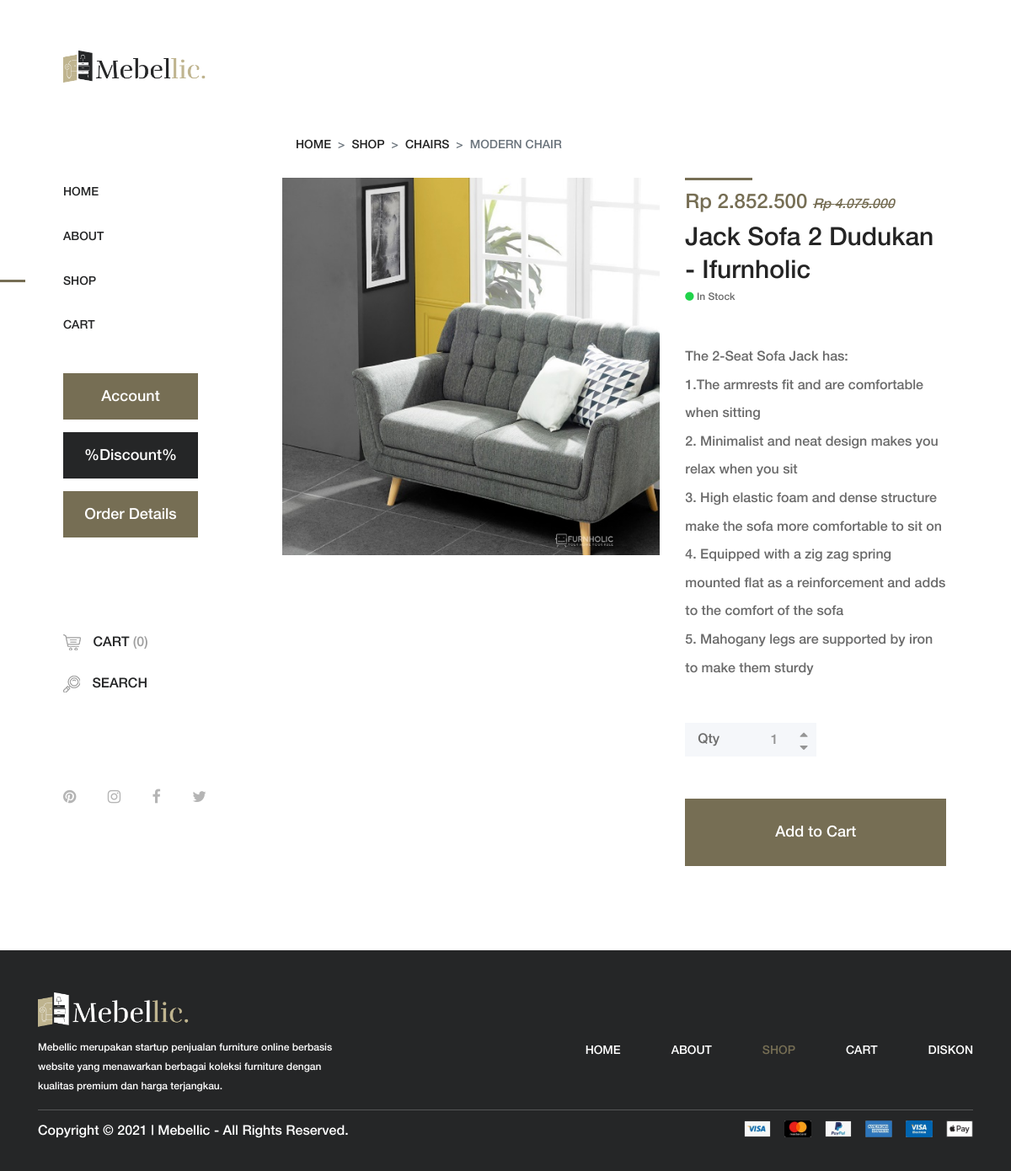
The page /shop.php?id=2 on the database its author committed.
### tables this page shows
CREATE TABLE `produk` (
  `id_produk` int(11) NOT NULL,
  `nama_produk` varchar(50) NOT NULL,
  `detail_produk` text NOT NULL,
  `id_kategori` int(11) NOT NULL,
  `img` varchar(50) NOT NULL,
  `tersedia` varchar(15) NOT NULL,
  `harga_produk` int(15) NOT NULL,
  `diskon` int(15) NOT NULL,
  `stok_produk` int(15) NOT NULL,
  `rilis_produk` date DEFAULT NULL
);

### shop.php (the view, shortened to what this page needs)
<?php
require 'functions.php';
 ?>
 <!DOCTYPE html>
<html lang="en">
<head>
    <link rel="stylesheet" href="css/core-style.css">
    <link rel="stylesheet" href="style.css">
</head>
<body>
    <div class="main-content-wrapper d-flex clearfix">
        <header class="header-area clearfix">
            <div class="logo">
                <a href="index.php"><img src="img/core-img/logo.png" alt=""></a>
            </div>
            <nav class="amado-nav">
                <ul>
                    <li><a href="index.php">Home</a></li>
                    <li><a href="about.html">About</a></li>
                    <li class="active"><a href="shop1.php">Shop</a></li>
                    <li><a href="cart.php">Cart</a></li>
                </ul>
            </nav>
            <div class="amado-btn-group mt-30 mb-100">
                <a href="account.php" class="btn amado-btn mb-15">Account</a>
                <a href="diskon.php" class="btn amado-btn mb-15 active">%Discount%</a>
                <a href="order-detail.php" class="btn amado-btn mb-15">Order Details</a>
            </div>
            <div class="cart-fav-search mb-100">
                <a href="cart.php" class="cart-nav"><img src="img/core-img/cart.png" alt=""> Cart <span>(0)</span></a>
                <a href="#" class="search-nav"><img src="img/core-img/search.png" alt=""> Search</a>
            </div>
            <div class="social-info d-flex justify-content-between">
                <a href="#"><i class="fa fa-pinterest" aria-hidden="true"></i></a>
                <a href="https://instagram.com/mebellic_id?utm_medium=copy_link"><i class="fa fa-instagram" aria-hidden="true"></i></a>
                <a href="#"><i class="fa fa-facebook" aria-hidden="true"></i></a>
                <a href="#"><i class="fa fa-twitter" aria-hidden="true"></i></a>
            </div>
        </header>
        <div class="single-product-area section-padding-100 clearfix">
            <div class="container-fluid">
                <div class="row">
                    <div class="col-12">
                        <nav aria-label="breadcrumb">
                            <ol class="breadcrumb mt-50">
                                <li class="breadcrumb-item"><a href="index.html">Home</a></li>
                                <li class="breadcrumb-item"><a href="shop1.html">Shop</a></li>
                                <li class="breadcrumb-item"><a href="shop1.html">Chairs</a></li>
                                <li class="breadcrumb-item active" aria-current="page">Modern chair</li>
                            </ol>
                        </nav>
                    </div>
                </div>
                <?php
                    $id = $_GET['id'];
                    $query = mysqli_query($koneksi, "SELECT * FROM produk WHERE id_produk = '".$id."'");
                    $row = mysqli_fetch_array($query);
                    $totalDisc = $row['harga_produk']-($row['harga_produk'] * $row['diskon']/100);
                ?>
                <div class="row">
                    <div class="col-12 col-lg-7">
                        <div class="single_product_thumb">
                            <div id="product_details_slider" class="carousel slide" data-ride="carousel">
                                <div class="carousel-inner">
                                    <div class="carousel-item active">
                                        <a class="gallery_img" href="img/product-img/pro-big-1.jpg">
                                            <img class="d-block w-100" src="img/product-img//<?php echo $row['img']; ?>" alt="First slide">
                                        </a>
                                    </div>
                                </div>
                            </div>
                        </div>
                    </div>
                    <div class="col-12 col-lg-5">
                        <div class="single_product_desc">
                            <div class="product-meta-data">
                                <div class="line"></div>
                                    <p class="product-price"><?php
                                            if($row['diskon'] == "0"){
                                                echo '
                                                    <span>Rp'.number_format($row['harga_produk'],0,".",".").'</span>
                                                ';
                                            }else{
                                                echo '
                                                    <span>Rp '.number_format($totalDisc,0,".",".").'</span>
                                                    <i style="font-size: 16px;">
                                                        <del style="u">Rp '.number_format($row['harga_produk'],0,".",".").'
                                                        </del>
                                                    </i>
                                                ';
                                            }
                                        ?>
                                    </p>
                                <a href="shop.html">
                                    <h6><?php echo $row['nama_produk']; ?></h6>
                                </a>
                                <p class="avaibility"><i class="fa fa-circle"></i> In Stock</p>
                            </div>
                            <div class="short_overview my-5">
                                <p><?php echo $row['detail_produk']; ?></p>
                            </div>
                            <form class="cart clearfix" method="post" action="aksi_keranjang2.php">
                                <div class="cart-btn d-flex mb-50">
                                    <p>Qty</p>
                                    <div class="quantity">
                                        <span class="qty-minus" onclick="var effect = document.getElementById('qty'); var qty = effect.value; if( !isNaN( qty ) &amp;&amp; qty &gt; 1 ) effect.value--;return false;"><i class="fa fa-caret-down" aria-hidden="true"></i></span>
                                        <input type="number" class="qty-text" id="qty" type="number" name="jumlah" value="1" min="1" max="<?php echo $data['stock']; ?>">
                                        <span class="qty-plus" onclick="var effect = document.getElementById('qty'); var qty = effect.value; if( !isNaN( qty )) effect.value++;return false;"><i class="fa fa-caret-up" aria-hidden="true"></i></span>
                                    </div>
                                </div>
                                <button class="btn amado-btn" type="submit">Add to Cart</button>
                            </form>
                        </div>
                    </div>
                </div>
            </div>
        </div>
    </div>
    <footer class="footer_area clearfix">
        <div class="container">
            <div class="row align-items-center">
                <div class="col-12 col-lg-4">
                    <div class="single_widget_area">
                        <div class="footer-logo mr-50">
                            <a href="index.php"><img src="img/core-img/logo2.png" width="60%" alt=""></a>
                        </div>
                        <p class="copywrite">
Mebellic merupakan startup penjualan furniture online berbasis website yang menawarkan berbagai koleksi furniture dengan kualitas premium dan harga terjangkau.</a>
</p>
                    </div>
                </div>
                <div class="col-12 col-lg-8">
                    <div class="single_widget_area">
                        <div class="footer_menu">
                            <nav class="navbar navbar-expand-lg justify-content-end">
                                <div class="collapse navbar-collapse" id="footerNavContent">
                                    <ul class="navbar-nav ml-auto">
                                        <li class="nav-item">
                                            <a class="nav-link" href="index.php">Home</a>
                                        </li>
                                        <li class="nav-item">
                                            <a class="nav-link" href="about.html">About</a>
                                        </li>
                                        <li class="nav-item active">
                                            <a class="nav-link" href="shop1.php">Shop</a>
                                        </li>
                                        <li class="nav-item">
                                            <a class="nav-link" href="cart.php">Cart</a>
                                        </li>
                                        <li class="nav-item">
                                            <a class="nav-link" href="diskon.php">Diskon</a>
                                        </li>
                                    </ul>
                                </div>
                            </nav>
                        </div>
                    </div>
                </div>
            </div>
        </div>
        <div class="copyright">
            <div class="container">
                <div class="inner">
                    <div class="row">
                        <div class="col-lg-6 col-12">
                            <div class="left">
                                <p>Copyright © 2021 | Mebellic  -  All Rights Reserved.</p>
                            </div>
                        </div>
                        <div class="col-lg-6 col-12">
                            <div class="right">
                                <img src="img/core-img/payments.png" alt="#">
                            </div>
                        </div>
                    </div>
                </div>
            </div>
        </div>
    </footer>
</body>
</html>

### rows shown on the page
produk: img (picture), totalDisc "2.852.500", harga_produk "4.075.000", nama_produk "Jack Sofa 2 Dudukan - Ifurnholic", detail_produk "The 2-Seat Sofa Jack has: 1.The armrests fit and are comfortable when sitting 2. Minimalist and neat design makes you relax when you sit 3. High elastic foam and dense structure make the sofa more comfortable to sit on 4. Equipped with a zig zag spring mounted flat as a reinforcement and adds to the comfort of the sofa 5. Mahogany legs are supported by iron to make them sturdy"
